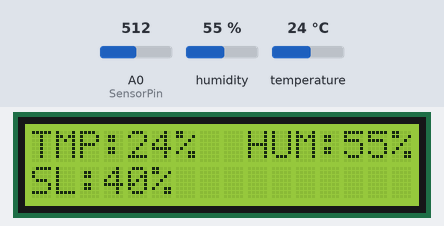
The sketch below on a simulated ESP8266 (NodeMCU). Parts: 16×2 character LCD. The inputs (shaded band) are chosen by the test bench; at power-on: humidity 55 %, A0 (SensorPin) = 512, temperature 24 °C. What the sketch prints to the serial monitor is not drawn.

Above: at 1.2 s.
1.3 s: humidity set to 22 %
At 2.8 s:
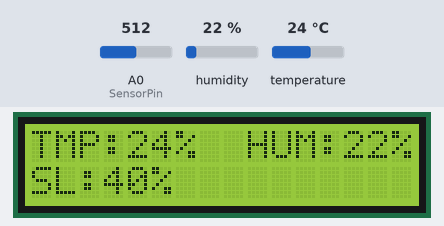
7.3 s: A0 (SensorPin) set to 716
At 8.6 s:
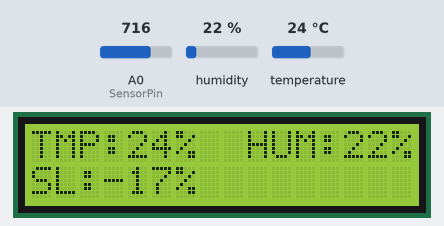
11.7 s: temperature set to 12 °C
At 13.6 s:
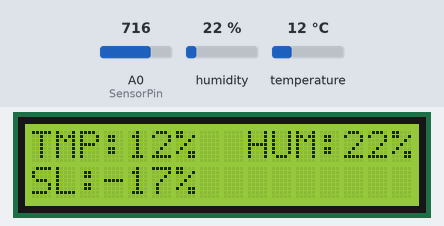
15.8 s: A0 (SensorPin) set to 900
At 17.5 s:
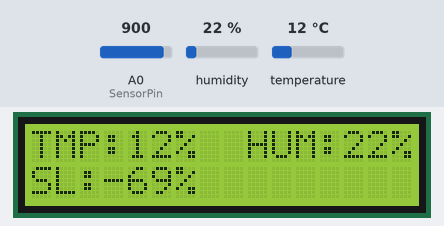
19.9 s: humidity set to 40 %
At 21.4 s:
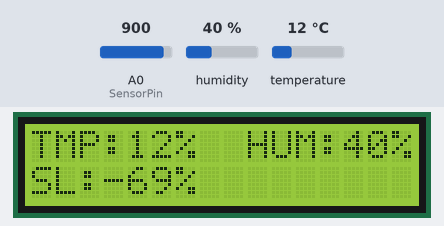
24.0 s: A0 (SensorPin) set to 1023
At 25.3 s:
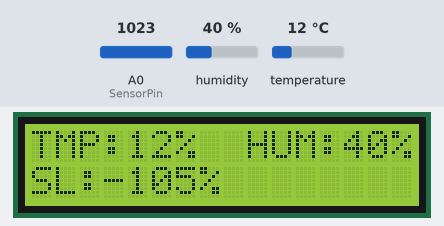
Timing chart, 0 to 27.0 s (numbered marks = the images above; inputs shaded):
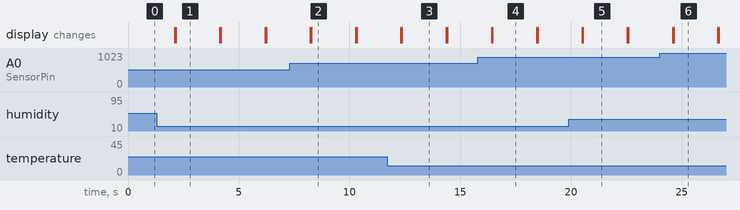

The sketch:

esp8266_sensors.ino
```cpp
#include "DHTesp.h"
#ifdef ESP32
#pragma message(THIS EXAMPLE IS FOR ESP8266 ONLY!)
#error Select ESP8266 board.
#endif

#include <Wire.h>
#include <SPI.h>
#include <LiquidCrystal_I2C.h>


const int AirValue = 654;   //you need to replace this value with Value_1
const int WaterValue = 305;  //you need to replace this value with Value_2
const int SensorPin = A0;
int soilMoistureValue = 0;
int soilMoisturePercent=0;

DHTesp dht;
LiquidCrystal_I2C lcd(0x27, 2, 1, 0, 4, 5, 6, 7, 3, POSITIVE);
void setup()
{
  Serial.begin(115200);
  Serial.println();
  Serial.println("Status\tHumidity (%)\tTemperature (C)");
  // Autodetect is not working reliable, don't use the following line
  // dht.setup(17);
  // use this instead:
  dht.setup(16, DHTesp::DHT22); // Connect DHT sensor to GPIO 5
  lcd.begin(16,2);
  lcd.setCursor(0,0);

}
void loop()
{
  lcd.setCursor(0,0);
  lcd.print("Hello");
  int humidity = round(dht.getHumidity());
  int temperature = round(dht.getTemperature());

  soilMoistureValue = analogRead(SensorPin);  //put Sensor insert into soil
  soilMoisturePercent = map(soilMoistureValue, AirValue, WaterValue, 0, 100);


  Serial.print(dht.getStatusString());
  Serial.print("\t");
  Serial.print(humidity, 1);
  Serial.print("\t");
  Serial.print(temperature, 1);
  Serial.print("\t");
  Serial.println(soilMoisturePercent);

  String sensorStringLn1 = "TMP:" + String(temperature) + "%  HUM:" + String(humidity) +"%";
  String sensorStringLn2 = "SL:" + String(soilMoisturePercent) + "%";


  lcd.clear();
  lcd.setCursor(0,0);
  lcd.print(sensorStringLn1);
  lcd.setCursor(0,2);
  lcd.print(sensorStringLn2);


  delay(2000);
  lcd.clear();
}
```

Measured:
- after the input at 1.3 s, the display: first differs from a run without the input after 0.85 s (image 1)
- after the input at 7.3 s, the display: first differs from a run without the input after 0.98 s (image 2)
- after the input at 11.7 s, the display: first differs from a run without the input after 0.67 s (image 3)
- after the input at 15.8 s, the display: first differs from a run without the input after 0.65 s (image 4)
- after the input at 19.9 s, the display: first differs from a run without the input after 0.64 s (image 5)
- after the input at 24.0 s, the display: first differs from a run without the input after 0.63 s (image 6)
- what the display in image 1 shows lasts 2.1 s, from 2.1 s to 4.2 s
